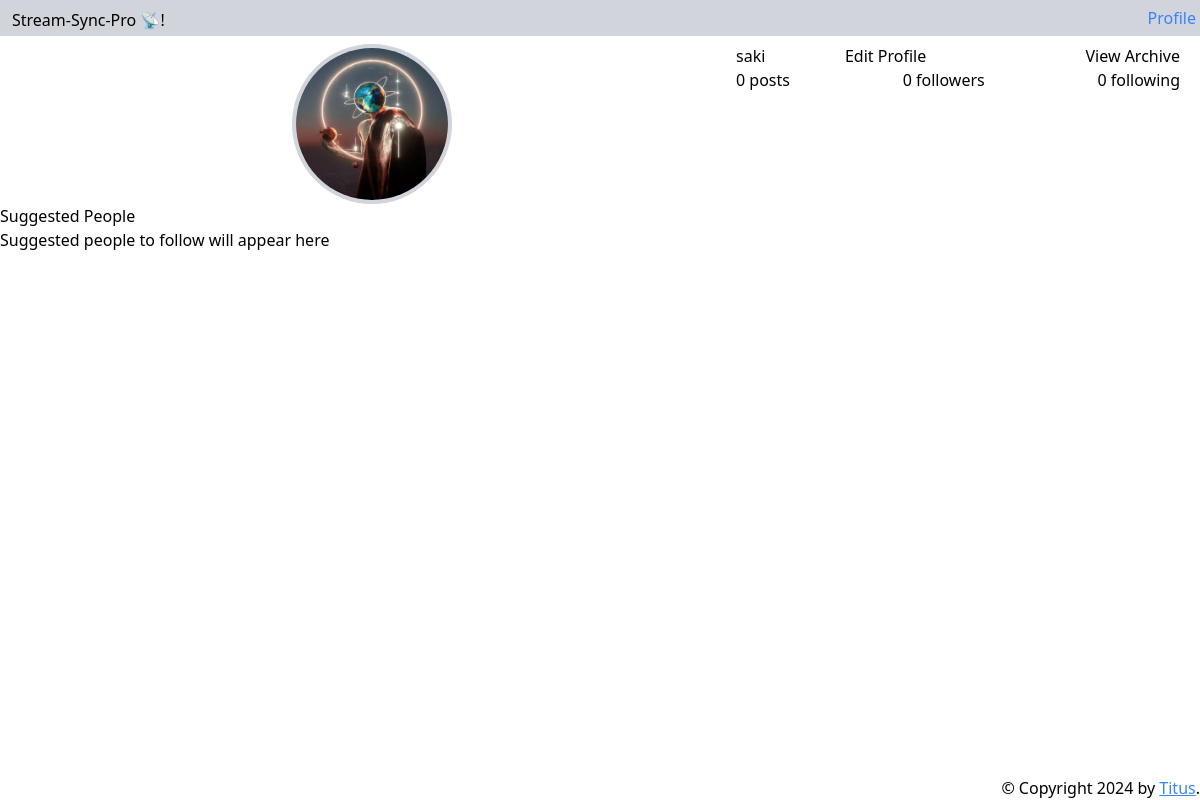
/profile.html (signed in), run on an earlier commit of the app's database.
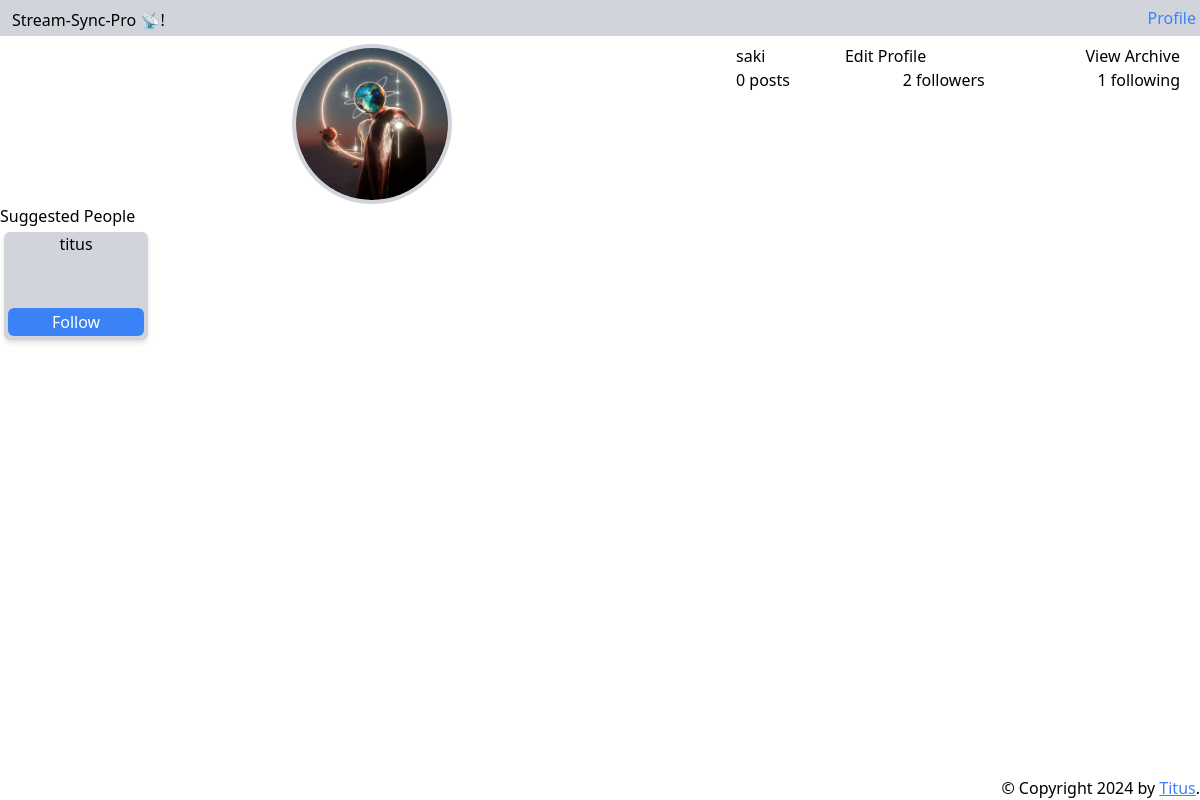
And on a later commit of the database.
### models.py (models this page shows, shortened)
class User(db.Model, UserMixin):
    user_id = db.Column(db.Integer, primary_key=True)
    username = db.Column(db.String(150), nullable=False, unique=True)
    email = db.Column(db.String(150), nullable=False, unique=True)
    password_hash = db.Column(db.String(128), nullable=False)

### views/user.py (the view)
@master.route('/profile.html')
@login_required
def profile():
    if 'username' in session:
        logged_in_user = User.query.filter(User.username == session['username']).first()
        if logged_in_user is None:
            return redirect( url_for('main.login'))
        total_following = Following.query.filter(Following.follower_id == logged_in_user.user_id).count()
        total_followers = Following.query.filter(Following.followed_id == logged_in_user.user_id).count()
        suggested_people = get_suggested_people(logged_in_user)
        return render_template('profile.html', following = total_following, followers = total_followers, suggested_people = suggested_people)
    else:
        flash("You are not logged in")
        return redirect( url_for('main.login'))

### init.py (called while the page is built)
@login_manager.user_loader
def load_user(user_id):
    return User.query.get(int(user_id))

### templates/profile.html (shortened to what this page needs)
{% extends 'base.html' %}
{% block head %}
  {{ super() }}
{% endblock %}
{% block content %}
    <div class="w-full flex justify-center flex-col">
        <div class="w-full md:w-3/4 flex justify-between flex-row mx-5 self-end mt-2 pl-3">
            <div class="lg:w-1/4">
                <img src="{{ url_for('static', filename='images/profile.jpg') }}" alt="Profile" class="rounded-full w-40 h-40 object-cover border-4 border-gray-300">
            </div>
            <div class="flex flex-col lg:w-1/2">
                <div class="flex justify-between w-full">
                    <h1 class="text-center">{% if current_user.is_authenticated%}{{current_user.username}}{% endif%}</h1>
                    <button>Edit Profile</button><br>
                    <button>View Archive</button>
                </div>
                <div class="flex justify-between w-full">
                    <p>0 posts</p>
                    <a href="/followers.html" class="font-medium">{{ followers }} followers</a>
                    <a href="/following.html" class="font-medium">{{ following }} following</a>
                </div>
            </div>
        </div>
        <div class="flex flex-between flex-col">
            <p>Suggested People</p>
            <div class="flex flex-row">
                {% if suggested_people %}
                    {% for suggested_person in suggested_people%}
                    <div class="flex-col flex justify-between w-36 px-1 m-1 rounded-md border-gray-400 bg-gray-300 shadow-md">
                        <p class="text-center mb-12"> {{suggested_person.username}}</p>
                        <form action="{{ url_for('master.follow') }}" method="POST">
                            <button type="submit" class="bg-blue-500 p-0.5 w-full text-white my-1 rounded-md">Follow</button>
                        </form>
                    </div>
                    {% endfor %}
                {% else %}
                <p>Suggested people to follow will appear here</p>
                {%endif%}
            </div>
        </div>
    </div>
{% endblock %}

### templates/base.html (shortened to what this page needs)
<!doctype html>
<html>
  <head>
    {% block head %}
    <link href="https://cdn.jsdelivr.net/npm/tailwindcss@2.2.19/dist/tailwind.min.css" rel="stylesheet">
    {% endblock %}
  </head>
  <body class="w-100vw h-screen justify-between flex flex-col items-center">
    <div class="flex w-full flex-col">
        {% if current_user.is_authenticated%}
            <div class="flex justify-between items-center w-full bg-gray-300 p-1">
                <p class="text-start ml-2 mt-1">Stream-Sync-Pro 📡!</p>
                <a class="underlined text-blue-500" href="/profile.html">Profile</a>
            </div>
        {% endif%}
        <div id="content" class="flex justify-center w-full items-center">{% block content %}{% endblock %}</div>
      </div>
    <div id="footer" class="self-center w-full flex justify-between">
        <div>
          {% block footer %}
          &copy; Copyright 2024 by <a target="_blank" href="https://portfolio-5pu1.vercel.app/" class="underline text-blue-500">Titus</a>.
          {% endblock %}
        </div>
        </div>
  </body>
</html>

What changed in the data, as far as the page shows it:
added User: username "titus"
Also different on the page:
{{ followers }}: "0" → "2"
{{ following }}: "0" → "1"
text no longer shown: "Suggested people to follow will appear here"
